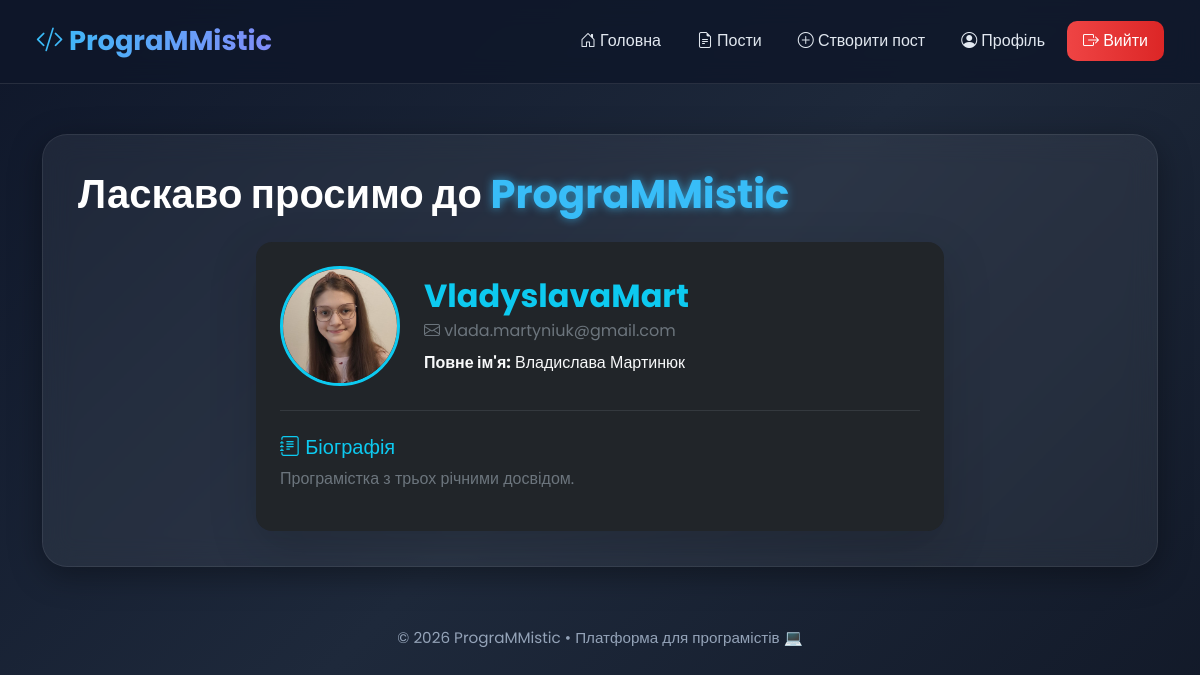
Page /profile/ (signed in) on the committed database.
### users/models.py (models this page shows)
class Profile(models.Model):
    user = models.ForeignKey(User, on_delete=models.CASCADE)
    bio = models.TextField(null=True, blank=True)
    avatar = models.ImageField(upload_to='avatars', null=True, blank=True)
    post = models.ForeignKey('posts.Post', on_delete=models.SET_NULL, null=True, blank=True)

### users/views.py (the view)
# urls.py: path('profile/', views.profile, name='profile'),
@login_required
def profile(request):
    user_profile = Profile.objects.get(user=request.user)
    return render(request, 'profile.html', {
        'user': request.user,
        'profile': user_profile
    })

### templates/profile.html (shortened to what this page needs)
{% extends 'base.html' %}
{% block content %}
<div class="row justify-content-center">
    <div class="col-lg-8">
        <div class="card bg-dark text-light border-0 shadow-lg rounded-4 p-4">
            <div class="d-flex align-items-center gap-4 flex-wrap">
                <div>
                    {% if profile.avatar %}
                        <img src="{{ profile.avatar.url }}"
                             alt="Аватар"
                             width="120"
                             height="120"
                             style="border-radius: 50%; object-fit: cover; border: 3px solid #0dcaf0;">
                    {% endif %}
                </div>
                <div class="flex-grow-1">
                    <h2 class="fw-bold text-info mb-1">
                        {{ user.username }}
                    </h2>
                    <p class="text-secondary mb-2">
                        <i class="bi bi-envelope"></i>
                        {{ user.email|default:"Email не вказано" }}
                    </p>
                    <p class="text-light mb-0">
                        <strong>Повне ім'я:</strong>
                        {{ user.get_full_name|default:"Не вказано" }}
                    </p>
                </div>
            </div>
            <hr class="border-secondary my-4">
            <div>
                <h5 class="text-info">
                    <i class="bi bi-journal-text"></i> Біографія
                </h5>
                <p class="text-secondary mt-2">
                    {{ profile.bio|default:"Користувач ще не додав опис." }}
                </p>
            </div>
        </div>
    </div>
</div>
{% endblock %}

### templates/base.html (style rules this page uses)
body { background: linear-gradient(135deg, #0f172a, #1e293b, #111827); min-height: 100vh; font-family: 'Poppins', sans-serif; color: white; }

### rows in the picture
Profile: avatar (picture), bio "Програмістка з трьох річними досвідом."

### other values in the picture
{{ user.username }} "VladyslavaMart"
{{ user.email|default:"Email не вказано" }} "vlada.martyniuk@gmail.com"
{{ user.get_full_name|default:"Не вказано" }} "Владислава Мартинюк"
